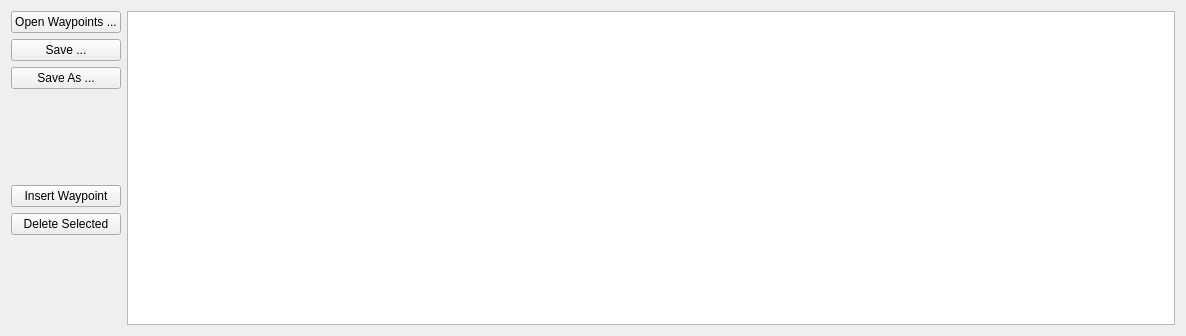
<?xml version="1.0" encoding="UTF-8"?>
<ui version="4.0">
 <class>MWaypointsView</class>
 <widget class="QWidget" name="MWaypointsView">
  <property name="geometry">
   <rect>
    <x>0</x>
    <y>0</y>
    <width>1186</width>
    <height>336</height>
   </rect>
  </property>
  <property name="windowTitle">
   <string>Waypoints</string>
  </property>
  <layout class="QHBoxLayout" name="horizontalLayout">
   <item>
    <layout class="QVBoxLayout" name="verticalLayout">
     <item>
      <widget class="QPushButton" name="pushButton_3">
       <property name="text">
        <string>Open Waypoints ...</string>
       </property>
      </widget>
     </item>
     <item>
      <widget class="QPushButton" name="saveTrack">
       <property name="text">
        <string>Save ...</string>
       </property>
      </widget>
     </item>
     <item>
      <widget class="QPushButton" name="pushButton_2">
       <property name="text">
        <string>Save As ...</string>
       </property>
      </widget>
     </item>
     <item>
      <spacer name="verticalSpacer">
       <property name="orientation">
        <enum>Qt::Vertical</enum>
       </property>
       <property name="sizeHint" stdset="0">
        <size>
         <width>20</width>
         <height>40</height>
        </size>
       </property>
      </spacer>
     </item>
     <item>
      <widget class="QPushButton" name="pushButton">
       <property name="text">
        <string>Insert Waypoint</string>
       </property>
      </widget>
     </item>
     <item>
      <widget class="QPushButton" name="pushButton_4">
       <property name="text">
        <string>Delete Selected</string>
       </property>
      </widget>
     </item>
     <item>
      <spacer name="verticalSpacer_2">
       <property name="orientation">
        <enum>Qt::Vertical</enum>
       </property>
       <property name="sizeHint" stdset="0">
        <size>
         <width>20</width>
         <height>40</height>
        </size>
       </property>
      </spacer>
     </item>
    </layout>
   </item>
   <item>
    <widget class="QTableView" name="tableView">
     <property name="font">
      <font>
       <pointsize>9</pointsize>
      </font>
     </property>
     <property name="alternatingRowColors">
      <bool>true</bool>
     </property>
     <property name="selectionMode">
      <enum>QAbstractItemView::SingleSelection</enum>
     </property>
     <property name="selectionBehavior">
      <enum>QAbstractItemView::SelectRows</enum>
     </property>
     <property name="gridStyle">
      <enum>Qt::SolidLine</enum>
     </property>
    </widget>
   </item>
  </layout>
 </widget>
 <resources/>
 <connections>
  <connection>
   <sender>pushButton</sender>
   <signal>clicked()</signal>
   <receiver>MWaypointsView</receiver>
   <slot>addNewWaypoint()</slot>
   <hints>
    <hint type="sourcelabel">
     <x>968</x>
     <y>489</y>
    </hint>
    <hint type="destinationlabel">
     <x>231</x>
     <y>45</y>
    </hint>
   </hints>
  </connection>
  <connection>
   <sender>saveTrack</sender>
   <signal>clicked()</signal>
   <receiver>MWaypointsView</receiver>
   <slot>saveTrack()</slot>
   <hints>
    <hint type="sourcelabel">
     <x>77</x>
     <y>24</y>
    </hint>
    <hint type="destinationlabel">
     <x>408</x>
     <y>22</y>
    </hint>
   </hints>
  </connection>
  <connection>
   <sender>pushButton_2</sender>
   <signal>clicked()</signal>
   <receiver>MWaypointsView</receiver>
   <slot>saveAsTrack()</slot>
   <hints>
    <hint type="sourcelabel">
     <x>292</x>
     <y>22</y>
    </hint>
    <hint type="destinationlabel">
     <x>792</x>
     <y>17</y>
    </hint>
   </hints>
  </connection>
  <connection>
   <sender>pushButton_3</sender>
   <signal>clicked()</signal>
   <receiver>MWaypointsView</receiver>
   <slot>openTrack()</slot>
   <hints>
    <hint type="sourcelabel">
     <x>507</x>
     <y>21</y>
    </hint>
    <hint type="destinationlabel">
     <x>763</x>
     <y>25</y>
    </hint>
   </hints>
  </connection>
  <connection>
   <sender>pushButton_4</sender>
   <signal>clicked()</signal>
   <receiver>MWaypointsView</receiver>
   <slot>deleteSelectedWaypoint()</slot>
   <hints>
    <hint type="sourcelabel">
     <x>1155</x>
     <y>486</y>
    </hint>
    <hint type="destinationlabel">
     <x>708</x>
     <y>488</y>
    </hint>
   </hints>
  </connection>
 </connections>
 <slots>
  <slot>addNewWaypoint()</slot>
  <slot>saveTrack()</slot>
  <slot>saveAsTrack()</slot>
  <slot>openTrack()</slot>
  <slot>deleteSelectedWaypoint()</slot>
 </slots>
</ui>
